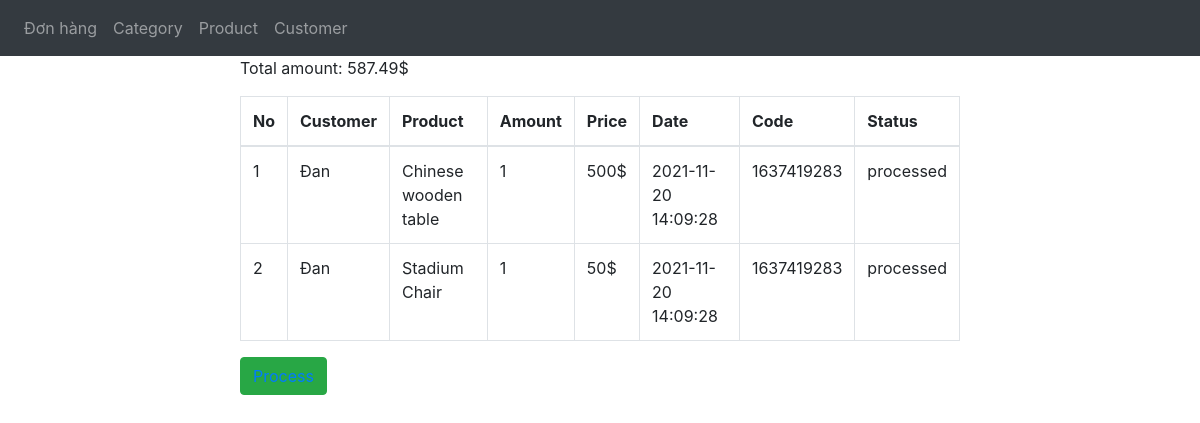
The app's page /admin/chitietdonhang.php?detail=1637419283 with its own data.
### tables this page shows
CREATE TABLE `tbl_donhang` (
  `donhang_id` int(11) NOT NULL,
  `sanpham_id` int(11) NOT NULL,
  `soluong` int(11) NOT NULL,
  `mahang` int(11) NOT NULL,
  `khachhang_id` int(11) NOT NULL,
  `ngaythang` timestamp NOT NULL DEFAULT current_timestamp() ON UPDATE current_timestamp(),
  `status` int(11) NOT NULL DEFAULT 0
);

CREATE TABLE `tbl_customer` (
  `customer_id` int(11) NOT NULL,
  `name` varchar(50) NOT NULL,
  `email` varchar(50) NOT NULL,
  `phone` varchar(50) NOT NULL,
  `address` varchar(50) NOT NULL
);

CREATE TABLE `tbl_product` (
  `product_id` int(11) NOT NULL,
  `product_category` int(11) NOT NULL,
  `product_amount` int(11) NOT NULL,
  `product_discrip` text NOT NULL,
  `product_image1` varchar(50) NOT NULL,
  `product_image2` varchar(50) NOT NULL,
  `product_image3` varchar(50) NOT NULL,
  `product_image4` varchar(50) NOT NULL,
  `product_name` varchar(50) NOT NULL,
  `product_price` float NOT NULL
);

### admin/chitietdonhang.php (the view, shortened to what this page needs)
<?php
$con = mysqli_connect("localhost:3307","root","","donoithat");
?>
<?php
    if(isset($_GET['detail'])){
        $donhang_mahang = $_GET['detail'];
        $sql_donhang = mysqli_query($con, "SELECT * FROM tbl_donhang, tbl_product, tbl_customer WHERE tbl_donhang.sanpham_id = tbl_product.product_id AND tbl_donhang.khachhang_id = tbl_customer.customer_id AND tbl_donhang.mahang = '$donhang_mahang' ");
    }
?>
<!DOCTYPE html>
<html lang="en">
<head>
    <link rel="stylesheet" href="https://maxcdn.bootstrapcdn.com/bootstrap/4.5.2/css/bootstrap.min.css">
</head>
<body>
  <?php
    include_once('nav.php');
  ?>
    <div style ="width: 60%;margin-top: 20px;margin: auto">
        <table class = "table table-resonsive table-bordered table-tripped">
            <tr>
                <th>No</th>
                <th>Customer</th>
                <th>Product</th>
                <th>Amount</th>
                <th>Price</th>
                <th>Date</th>
                <th>Code</th>
                <th>Status</th>
            </tr>
            <tbody>
            <?php
                $i = 1;
                $sum = 0;
                while($row_donhang = mysqli_fetch_array($sql_donhang)) {
            ?>
                <tr>
                    <td><?php echo $i?></td>
                    <td><?php echo $row_donhang['name']?></td>
                    <td><?php echo $row_donhang['product_name']?></td>
                    <td><?php echo $row_donhang['soluong']?></td>
                    <td><?php echo $row_donhang['product_price']."$"?></td>
                    <td><?php echo $row_donhang['ngaythang']?></td>
                    <td><?php echo $row_donhang['mahang']?></td>
                    <td><?php if($row_donhang['status'] == 0) echo "Not processed";else echo "processed";?></td>
                </tr>
            <?php
            $sum =$sum +  $row_donhang['soluong']*$row_donhang['product_price'];
             $i++;
                }
            ?>
            <p>Total amount: <?php echo $sum*1.05+9.99."$"?></p>
            </tbody>
        </table>
        <button class = "btn btn-success"><a href = "?process=<?php echo $donhang_mahang?>">Process</a></button>
    </div>
</body>
</html>

### records on screen
tbl_donhang: tbl_customer.name "Đan", tbl_product.product_name "Chinese wooden table", soluong "1", tbl_product.product_price "500", ngaythang "2021-11-20 14:09:28", mahang "1637419283", status "processed"
tbl_donhang: tbl_customer.name "Đan", tbl_product.product_name "Stadium Chair", soluong "1", tbl_product.product_price "50", ngaythang "2021-11-20 14:09:28", mahang "1637419283", status "processed"

### other values on screen
$sum*1.05+9.99 "587.49"
